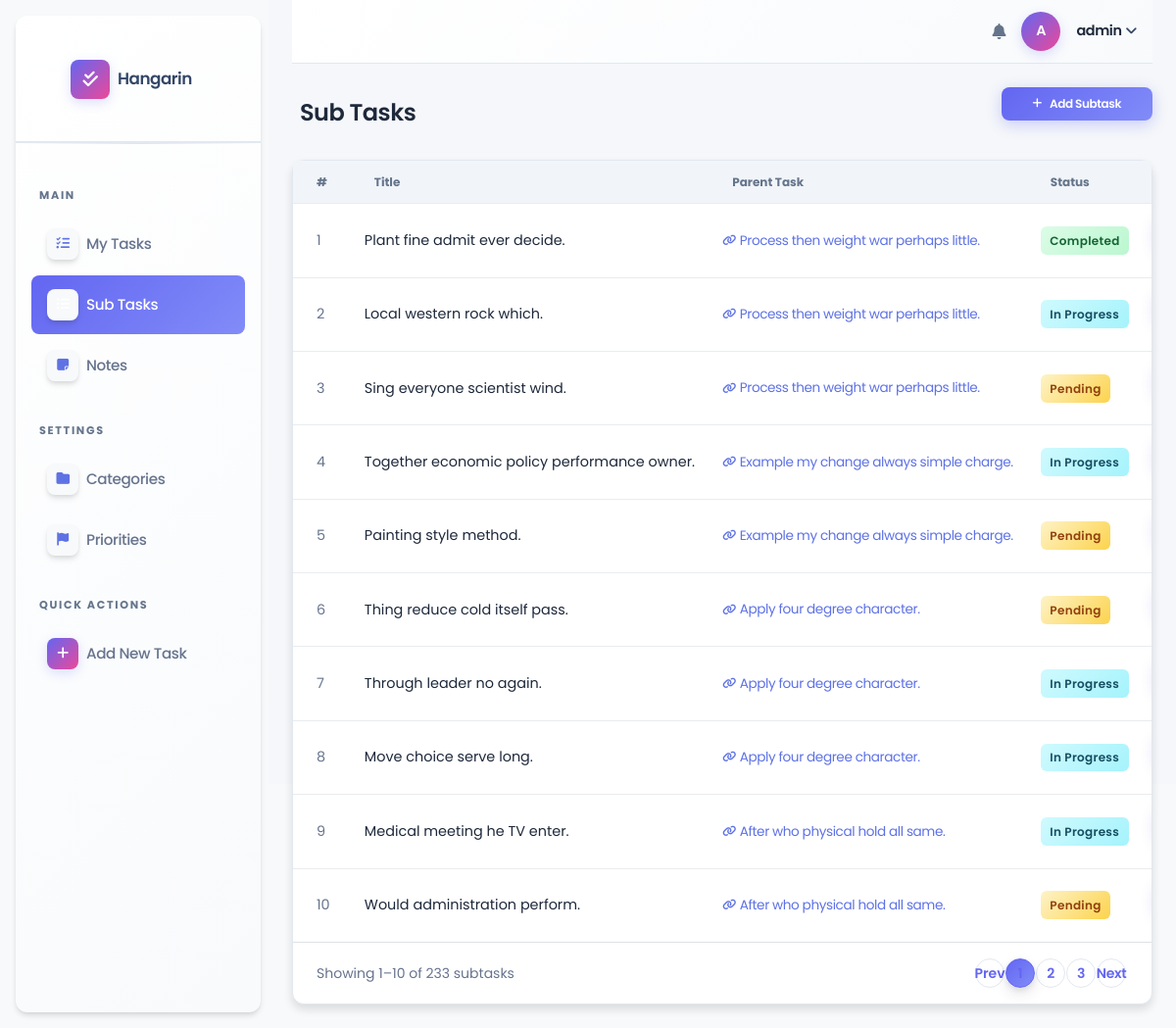
/subtasks/ (signed in), run on the app's committed database.
### taskmanager/models.py (models this page shows, shortened)
class BaseModel(models.Model):
    created_at = models.DateTimeField(auto_now_add=True)
    updated_at = models.DateTimeField(auto_now=True)
    class Meta:
        abstract = True

class SubTask(BaseModel):
    STATUS_CHOICES = [
        ("Pending", "Pending"),
        ("In Progress", "In Progress"),
        ("Completed", "Completed"),
    ]
    task = models.ForeignKey(Task, on_delete=models.CASCADE)
    title = models.CharField(max_length=255)
    status = models.CharField(
        max_length=50,
        choices=STATUS_CHOICES,
        default="Pending"
    )

class Task(BaseModel):
    STATUS_CHOICES = [
        ("Pending", "Pending"),
        ("In Progress", "In Progress"),
        ("Completed", "Completed"),
    ]
    title = models.CharField(max_length=255)
    description = models.TextField()
    status = models.CharField(
        max_length=50,
        choices=STATUS_CHOICES,
        default="Pending"
    )
    deadline = models.DateTimeField()
    priority = models.ForeignKey(Priority, on_delete=models.CASCADE)
    category = models.ForeignKey(Category, on_delete=models.CASCADE)

### taskmanager/views.py (the view)
# urls.py: path('subtasks/', views.SubTaskListView.as_view(), name='subtask-list'),
class SubTaskListView(LoginRequiredMixin, ListView):
    model = SubTask
    template_name = 'subtask_list.html'
    context_object_name = 'object_list'
    paginate_by = 10
    ordering = ['-created_at']

### templates/subtask_list.html (shortened to what this page needs)
{% extends 'base.html' %}
{% load static %}
{% block nav_subtasks %}active{% endblock %}
{% block content %}
<div class="d-flex justify-content-between align-items-center mb-4">
  <h4 class="mb-0 fw-bold d-flex align-items-center gap-2">
     Sub Tasks
  </h4>
  <a href="{% url 'subtask-add' %}" class="btn btn-primary btn-sm d-flex align-items-center gap-2" style="border-radius:0.5rem;">
    <i class="fas fa-plus"></i> Add Subtask
  </a>
</div>
<div class="card shadow-sm">
  <div class="card-body p-0">
    <div class="table-responsive">
      <table class="table table-hover align-middle mb-0">
        <thead class="bg-light">
          <tr>
            <th class="ps-4">#</th>
            <th>Title</th>
            <th>Parent Task</th>
            <th>Status</th>
            <th class="text-end pe-4">Actions</th>
          </tr>
        </thead>
        <tbody>
          {% for sub in object_list %}
          <tr>
            <td class="ps-4 text-muted">{{ forloop.counter }}</td>
            <td class="fw-semibold">{{ sub.title }}</td>
            <td>
              <a href="{% url 'task-detail' sub.task.pk %}" class="text-primary text-decoration-none d-flex align-items-center gap-1" style="font-size:0.85rem;">
                <i class="fas fa-link" style="font-size:0.7rem;"></i> {{ sub.task.title }}
              </a>
            </td>
            <td>
              {% if sub.status == "Pending" %}
                <span class="badge-status badge-pending">Pending</span>
              {% elif sub.status == "In Progress" %}
                <span class="badge-status badge-inprogress">In Progress</span>
              {% else %}
                <span class="badge-status badge-completed">Completed</span>
              {% endif %}
            </td>
            <td class="text-end pe-4">
            </td>
          </tr>
          {% endfor %}
        </tbody>
      </table>
    </div>
    {% if is_paginated %}
    <div class="d-flex justify-content-between align-items-center px-4 py-3 border-top">
      <small class="text-muted">Showing {{ page_obj.start_index }}–{{ page_obj.end_index }} of {{ paginator.count }} subtasks</small>
      <nav>
        <ul class="pagination pagination-sm mb-0">
          {% if page_obj.has_previous %}
          <li class="page-item"><a class="page-link" href="?page={{ page_obj.previous_page_number }}">Prev</a></li>
          {% else %}
          <li class="page-item disabled"><span class="page-link">Prev</span></li>
          {% endif %}
          {% for num in paginator.page_range %}
            {% if page_obj.number == num %}
            <li class="page-item active"><span class="page-link">{{ num }}</span></li>
            {% elif num > page_obj.number|add:'-3' and num < page_obj.number|add:'3' %}
            <li class="page-item"><a class="page-link" href="?page={{ num }}">{{ num }}</a></li>
            {% endif %}
          {% endfor %}
          {% if page_obj.has_next %}
          <li class="page-item"><a class="page-link" href="?page={{ page_obj.next_page_number }}">Next</a></li>
          {% else %}
          <li class="page-item disabled"><span class="page-link">Next</span></li>
          {% endif %}
        </ul>
      </nav>
    </div>
    {% endif %}
  </div>
</div>
{% endblock %}

### templates/base.html (shortened to what this page needs)
{% load static %}
{% load pwa %}
<!DOCTYPE html>
<html lang="en">
<head>
  <link rel="stylesheet" href="https://cdnjs.cloudflare.com/ajax/libs/font-awesome/6.5.0/css/all.min.css">
  <link rel="stylesheet" href="{% static 'css/argon-dashboard.min.css' %}"">
</head>
<body class="g-sidenav-show bg-gray-100">
<aside class="sidenav navbar navbar-vertical navbar-expand-xs border-0 border-radius-xl my-3 fixed-start ms-3 bg-white shadow" id="sidenav-main">
  <div class="sidenav-header d-flex align-items-center px-3 py-4">
    <a class="navbar-brand d-flex align-items-center" href="{% url 'home' %}">
      <div class="d-flex align-items-center justify-content-center me-2" style="width:40px;height:40px;background:linear-gradient(135deg,#6366f1,#ec4899);border-radius:8px;box-shadow:0 4px 12px rgba(99, 102, 241, 0.2);">
        <i class="fas fa-check-double text-white" style="font-size:1.1rem;"></i>
      </div>
      <span class="font-weight-bold text-dark" style="font-size:1.05rem;font-weight:700;letter-spacing:-0.5px;">Hangarin</span>
    </a>
  </div>
  <hr class="horizontal dark mt-0">
  <div class="collapse navbar-collapse w-auto" id="sidenav-collapse-main">
    <ul class="navbar-nav ps-2 pe-2">
      <li class="sidebar-section-label">Main</li>
      <li class="nav-item">
        <a class="nav-link d-flex align-items-center {% block nav_tasks %}{% endblock %}" href="{% url 'task-list' %}">
          <div class="d-flex align-items-center justify-content-center me-2 shadow"
               style="width:32px;height:32px;min-width:32px;background:#f8f9fa;border-radius:0.5rem;">
            <i class="fas fa-list-check text-primary" style="font-size:0.85rem;"></i>
          </div>
          <span class="nav-link-text">My Tasks</span>
        </a>
      </li>
      <li class="nav-item">
        <a class="nav-link d-flex align-items-center {% block nav_subtasks %}{% endblock %}" href="{% url 'subtask-list' %}">
          <div class="d-flex align-items-center justify-content-center me-2 border-radius-md shadow"
               style="width:32px;height:32px;min-width:32px;background:#f8f9fa;border-radius:0.5rem;">
            <i class="fas fa-list-ul text-primary" style="font-size:0.85rem;"></i>
          </div>
          <span class="nav-link-text">Sub Tasks</span>
        </a>
      </li>
      <li class="nav-item">
        <a class="nav-link d-flex align-items-center {% block nav_notes %}{% endblock %}" href="{% url 'note-list' %}">
          <div class="d-flex align-items-center justify-content-center me-2 border-radius-md shadow"
               style="width:32px;height:32px;min-width:32px;background:#f8f9fa;border-radius:0.5rem;">
            <i class="fas fa-note-sticky text-primary" style="font-size:0.85rem;"></i>
          </div>
          <span class="nav-link-text">Notes</span>
        </a>
      </li>
      <li class="sidebar-section-label">Settings</li>
      <li class="nav-item">
        <a class="nav-link d-flex align-items-center {% block nav_categories %}{% endblock %}" href="{% url 'category-list' %}">
          <div class="d-flex align-items-center justify-content-center me-2 border-radius-md shadow"
               style="width:32px;height:32px;min-width:32px;background:#f8f9fa;border-radius:0.5rem;">
            <i class="fas fa-folder text-primary" style="font-size:0.85rem;"></i>
          </div>
          <span class="nav-link-text">Categories</span>
        </a>
      </li>
      <li class="nav-item">
        <a class="nav-link d-flex align-items-center {% block nav_priorities %}{% endblock %}" href="{% url 'priority-list' %}">
          <div class="d-flex align-items-center justify-content-center me-2 border-radius-md shadow"
               style="width:32px;height:32px;min-width:32px;background:#f8f9fa;border-radius:0.5rem;">
            <i class="fas fa-flag text-primary" style="font-size:0.85rem;"></i>
          </div>
          <span class="nav-link-text">Priorities</span>
        </a>
      </li>
      <li class="sidebar-section-label">Quick Actions</li>
      <li class="nav-item mb-3">
        <a class="nav-link d-flex align-items-center" href="{% url 'task-add' %}">
          <div class="d-flex align-items-center justify-content-center me-2"
               style="width:32px;height:32px;min-width:32px;background:linear-gradient(135deg,#6366f1,#ec4899);border-radius:8px;box-shadow:0 4px 12px rgba(99, 102, 241, 0.2);">
            <i class="fas fa-plus text-white" style="font-size:0.85rem;"></i>
          </div>
          <span class="nav-link-text fw-semibold">Add New Task</span>
        </a>
      </li>
    </ul>
  </div>
</aside>
<main class="main-content position-relative max-height-vh-100 h-100 border-radius-lg">
  <nav class="navbar navbar-main navbar-expand-lg px-0 mx-4 shadow-none border-radius-xl" id="navbarBlur">
    <div class="container-fluid py-1 px-3 d-flex justify-content-between align-items-center">
      <div class="d-flex align-items-center gap-3">
        <i class="fas fa-bell text-secondary fs-6" style="cursor:pointer;transition:all 0.3s ease;" onmouseover="this.style.transform='scale(1.1)'" onmouseout="this.style.transform='scale(1)'"></i>
        <div class="d-flex align-items-center justify-content-center rounded-circle text-white fw-bold"
             style="width:40px;height:40px;background:linear-gradient(135deg,#6366f1,#ec4899);font-size:0.9rem;box-shadow:0 4px 12px rgba(99, 102, 241, 0.2);font-weight:700;">
          {{ request.user.username|first|upper }}
        </div>
        <div class="dropdown">
          <a href="#" class="d-flex align-items-center text-dark text-decoration-none dropdown-toggle" data-bs-toggle="dropdown" style="font-weight:600;">
            <span class="fw-semibold" style="font-size:0.9rem;color:#1e293b;">{{ request.user.username }}</span>
          </a>
        </div>
      </div>
    </div>
  </nav>
  <div class="container-fluid py-4 px-4">
    {% block content %}{% endblock %}
  </div>
</main>
</body>
</html>

### templates/base.html (style rules this page uses)
:root { --primary-color: #6366f1; --primary-light: #818cf8; --primary-dark: #4f46e5; --secondary-color: #ec4899; --success-color: #10b981; --warning-color: #f59e0b; --danger-color: #ef4444; --info-color: #06b6d4; --sidebar-bg: #f8fafc; --text-primary: #1e293b; --text-secondary: #64748b; --bg-light: #f1f5f9; --border-color: #e2e8f0; }
* { font-family: 'Poppins', sans-serif; }
body, .g-sidenav-show { background-color: #f5f7fa; color: var(--text-primary); font-family: 'Poppins', sans-serif; }
.sidenav { background: linear-gradient(135deg, #ffffff 0%, #f8fafc 100%); border: 1px solid var(--border-color); box-shadow: 0 4px 20px rgba(0, 0, 0, 0.08); border-radius: 12px; }
.sidenav-header { border-bottom: 2px solid var(--border-color); padding: 1.5rem !important; }
.sidenav-header .navbar-brand span { color: var(--primary-dark); font-weight: 700; font-size: 1.1rem; letter-spacing: -0.5px; }
.sidebar-section-label { font-size: 0.7rem; font-weight: 700; letter-spacing: 0.15em; text-transform: uppercase; color: var(--text-secondary); padding: 1rem 1rem 0.5rem; margin-top: 0.75rem; }
.nav-link { color: var(--text-secondary); padding: 0.875rem 1rem !important; margin: 0.25rem 0; border-radius: 8px; transition: all 0.3s ease; font-weight: 500; font-size: 0.95rem; }
.nav-link.active { background: linear-gradient(135deg, var(--primary-color) 0%, var(--primary-light) 100%) !important; color: #fff !important; box-shadow: 0 4px 15px rgba(99, 102, 241, 0.3); border-radius: 8px; font-weight: 600; }
.nav-link.active .nav-link-text, .nav-link.active i { color: #fff !important; }
.nav-link-text { font-size: 0.95rem; font-weight: 500; }
.main-content { background: #f5f7fa; border-radius: 0; }
.navbar-main { background: linear-gradient(135deg, #ffffff 0%, #f8fafc 100%); border-bottom: 1px solid var(--border-color); box-shadow: 0 2px 8px rgba(0, 0, 0, 0.05); border-radius: 0; }
.navbar-main .rounded-circle { background: linear-gradient(135deg, var(--primary-color) 0%, var(--secondary-color) 100%) !important; font-weight: 700; font-size: 0.9rem; box-shadow: 0 4px 12px rgba(99, 102, 241, 0.2); }
.badge-status { font-size: 0.75rem; padding: 0.4em 0.8em; border-radius: 6px; font-weight: 600; font-family: 'Poppins', sans-serif; display: inline-block; letter-spacing: 0.3px; }
.badge-pending { background: linear-gradient(135deg, #fef3c7 0%, #fcd34d 100%); color: #92400e; }
.badge-inprogress { background: linear-gradient(135deg, #cffafe 0%, #a5f3fc 100%); color: #164e63; }
.badge-completed { background: linear-gradient(135deg, #dcfce7 0%, #bbf7d0 100%); color: #166534; }
.table { font-family: 'Poppins', sans-serif; }
.table th { font-size: 0.75rem; font-weight: 700; letter-spacing: 0.08em; text-transform: uppercase; color: var(--text-secondary); border-top: none; border-bottom: 2px solid var(--border-color); padding: 0.875rem; background-color: var(--bg-light); }
.table td { font-size: 0.9rem; vertical-align: middle; padding: 0.875rem; color: var(--text-primary); }
.btn { font-family: 'Poppins', sans-serif; font-weight: 600; border-radius: 8px; transition: all 0.3s ease; border: none; }
.btn-primary { background: linear-gradient(135deg, var(--primary-color) 0%, var(--primary-light) 100%); color: #fff; box-shadow: 0 4px 15px rgba(99, 102, 241, 0.3); }
.card { border: 1px solid var(--border-color); border-radius: 12px; background: #ffffff; box-shadow: 0 2px 12px rgba(0, 0, 0, 0.05); transition: all 0.3s ease; font-family: 'Poppins', sans-serif; }
.card-body { padding: 1.5rem; color: var(--text-primary); }
.nav-link i, .btn i { font-size: 0.95rem; }
.pagination .page-link { color: var(--primary-color); border-color: var(--border-color); font-weight: 600; border-radius: 6px; margin: 0 2px; transition: all 0.3s ease; }
.pagination .page-item.active .page-link { background: linear-gradient(135deg, var(--primary-color) 0%, var(--primary-light) 100%); border-color: var(--primary-color); }
#sidenav-main { overflow-y: visible !important; height: auto !important; }
#sidenav-collapse-main { overflow: visible !important; }
.horizontal { border: none; height: 1px; background: linear-gradient(to right, transparent, var(--border-color), transparent); }
h1, h2, h3, h4, h5, h6 { color: var(--text-primary); font-weight: 700; letter-spacing: -0.5px; }
.text-secondary { color: var(--text-secondary) !important; }
a { color: var(--primary-color); text-decoration: none; transition: color 0.3s ease; }

### data on the page
SubTask: title "Plant fine admit ever decide.", task "Process then weight war perhaps little.", status "Completed"
SubTask: title "Local western rock which.", task "Process then weight war perhaps little.", status "In Progress"
SubTask: title "Sing everyone scientist wind.", task "Process then weight war perhaps little.", status "Pending"
SubTask: title "Together economic policy performance owner.", task "Example my change always simple charge.", status "In Progress"
SubTask: title "Painting style method.", task "Example my change always simple charge.", status "Pending"
SubTask: title "Thing reduce cold itself pass.", task "Apply four degree character.", status "Pending"
SubTask: title "Through leader no again.", task "Apply four degree character.", status "In Progress"
SubTask: title "Move choice serve long.", task "Apply four degree character.", status "In Progress"
SubTask: title "Medical meeting he TV enter.", task "After who physical hold all same.", status "In Progress"
SubTask: title "Would administration perform.", task "After who physical hold all same.", status "Pending"

### other printed values
{{ request.user.username|first|upper }} "A"
{{ request.user.username }} "admin"
{{ page_obj.start_index }} "1"
{{ page_obj.end_index }} "10"
{{ paginator.count }} "233"
{{ num }} "1"
{{ num }} "2" "3"
